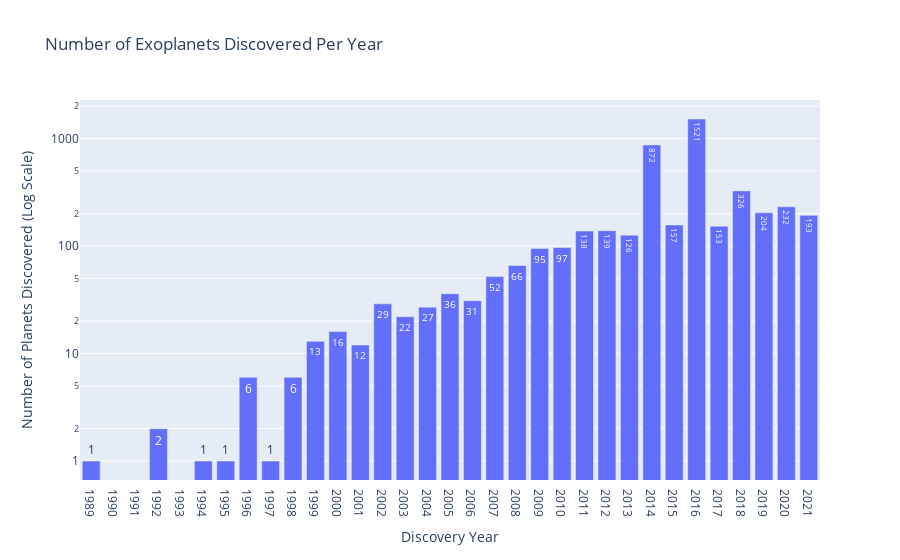

Notebook code for this chart:
### Markdown cell above
### Number of Discovered Planets per Year

### Code cell
planets_per_year = filtered_data['Discovery Year'].value_counts().sort_index()

# Creare un istogramma
discovery_year_histogram = px.bar(
    planets_per_year,
    x=planets_per_year.index,
    y=planets_per_year.values,
    labels={'x': 'Discovery Year', 'y': 'Number of Planets Discovered'},
    title='Number of Exoplanets Discovered Per Year',
    text_auto=True  # Mostra i valori sopra le barre
)

# Modificare l'asse X per aggiungere tick con linee visibili
discovery_year_histogram.update_layout(
    yaxis=dict(
        type="log",  # Scala logaritmica
        title="Number of Planets Discovered (Log Scale)"
    ),
    xaxis=dict(
        title="Discovery Year",
        tickmode="linear",  # Tick lineari
        dtick=1,  # Tick ogni anno
        ticklen=5,  # Lunghezza delle righe dei tick
        tickwidth=1,  # Spessore delle righe dei tick
        tickvals=planets_per_year.index,  # Mostra righe dei tick per ogni anno
        ticktext=[str(year) if year % 5 == 0 else '' for year in planets_per_year.index],  # Mostra etichette ogni 5 anni
        showline=True,  # Mostra la linea dell'asse
        showgrid=False  # Disabilita le linee della griglia
    )
)

# Visualizzare il grafico
discovery_year_histogram.show()

### Figure 1 — Plotly figure (JSON) as saved in the notebook; plotly's stock layout.template omitted (floating-point values rounded to 4 significant figures)
{"data": [{"alignmentgroup": "True", "hovertemplate": "Discovery Year=%{x}<br>Number of Planets Discovered=%{y}<extra></extra>", "legendgroup": "", "marker": {"color": "#636efa", "pattern": {"shape": ""}}, "name": "", "offsetgroup": "", "orientation": "v", "showlegend": false, "textposition": "auto", "texttemplate": "%{y}", "type": "bar", "x": [1989, 1992, 1994, 1995, 1996, 1997, 1998, 1999, 2000, 2001, 2002, 2003, 2004, 2005, 2006, 2007, 2008, 2009, 2010, 2011, 2012, 2013, 2014, 2015, 2016, 2017, 2018, 2019, 2020, 2021], "xaxis": "x", "y": [1, 2, 1, 1, 6, 1, 6, 13, 16, 12, 29, 22, 27, 36, 31, 52, 66, 95, 97, 138, 139, 126, 872, 157, 1521, 153, 326, 204, 232, 193], "yaxis": "y"}], "layout": {"barmode": "relative", "legend": {"tracegroupgap": 0}, "title": {"text": "Number of Exoplanets Discovered Per Year"}, "xaxis": {"anchor": "y", "domain": [0, 1], "dtick": 1, "showgrid": false, "showline": true, "ticklen": 5, "tickmode": "linear", "ticktext": ["", "", "", "1995", "", "", "", "", "2000", "", "", "", "", "2005", "", "", "", "", "2010", "", "", "", "", "2015", "", "", "", "", "2020", ""], "tickvals": [1989, 1992, 1994, 1995, 1996, 1997, 1998, 1999, 2000, 2001, 2002, 2003, 2004, 2005, 2006, 2007, 2008, 2009, 2010, 2011, 2012, 2013, 2014, 2015, 2016, 2017, 2018, 2019, 2020, 2021], "tickwidth": 1, "title": {"text": "Discovery Year"}}, "yaxis": {"anchor": "x", "domain": [0, 1], "title": {"text": "Number of Planets Discovered (Log Scale)"}, "type": "log"}}}
